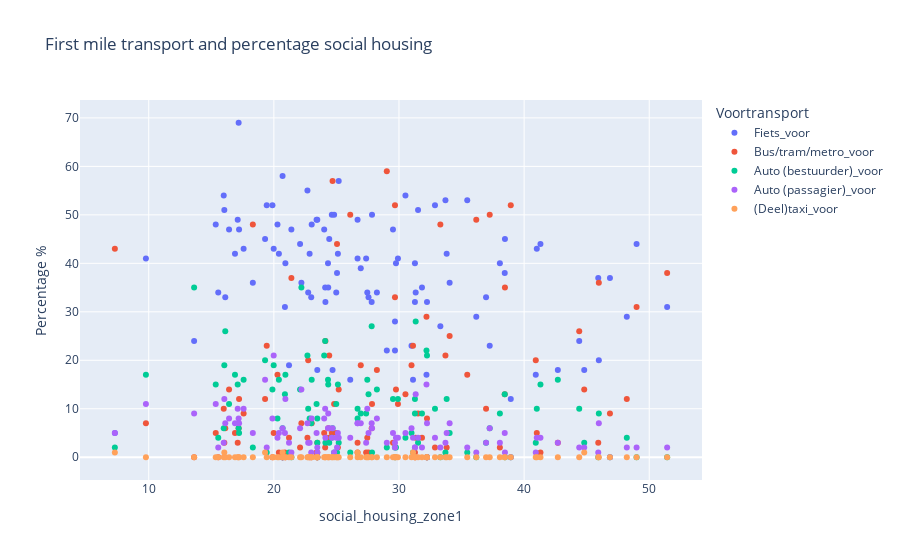

The code cell stored with this chart in its notebook:
### Code cell
df_melted = stations_merged.melt(
    id_vars=['social_housing_zone1', 'Station_Naam'],
    value_vars=['Fiets_voor', 'Bus/tram/metro_voor', 'Auto (bestuurder)_voor', 'Auto (passagier)_voor', '(Deel)taxi_voor'], 
    var_name='Voortransport', 
    value_name='Percentage %'
)

fig = px.scatter(df_melted, x='social_housing_zone1', y='Percentage %', title='First mile transport and percentage social housing', color='Voortransport', hover_data=['Station_Naam'])
fig.show()

### Figure 1 — Plotly figure (JSON) as saved in the notebook; plotly's stock layout.template omitted (floating-point values rounded to 4 significant figures)
{"data": [{"customdata": [["alkmaar"], ["alkmaar-noord"], ["alphen-aan-den-rijn"], ["amsterdam-amstel"], ["amsterdam-centraal"], ["amsterdam-zuid"], ["anna-paulowna"], ["barendrecht"], ["beverwijk"], ["amsterdam-bijlmer-arena"], ["rotterdam-blaak"], ["bloemendaal"], ["bodegraven"], ["boskoop"], ["bovenkarspel-flora"], ["bovenkarspel-grootebroek"], ["bussum-zuid"], ["castricum"], ["de-vink"], ["delft"], ["delft-campus"], ["den-haag-centraal"], ["den-helder"], ["diemen"], ["diemen-zuid"], ["den-haag-hs"], ["den-helder-zuid"], ["dordrecht-zuid"], ["dordrecht"], ["driehuis"], ["duivendrecht"], ["enkhuizen"], ["gouda"], ["gouda-goverwelle"], ["haarlem"], ["halfweg-zwanenburg"], ["heemskerk"], ["heemstede-aerdenhout"], ["heerhugowaard"], ["heiloo"], ["hillegom"], ["hilversum"], ["hollandsche-rading"], ["amsterdam-holendrecht"], ["hoofddorp"], ["hoogkarspel"], ["hoorn"], ["hoorn-kersenboogerd"], ["zaandam-kogerveld"], ["koog-aan-de-zaan"], ["krommenie-assendelft"], ["den-haag-laan-van-noi"], ["lansingerland-zoetermeer"], ["leiden-centraal"], ["leiden-lammenschans"], ["amsterdam-lelylaan"], ["rotterdam-lombardijen"], ["den-haag-mariahoeve"], ["hilversum-media-park"], ["den-haag-moerwijk"], ["amsterdam-muiderpoort"], ["naarden-bussum"], ["nieuwerkerk-a-d-ijssel"], ["nieuw-vennep"], ["obdam"], ["overveen"], ["purmerend-overwhere"], ["purmerend"], ["amsterdam-rai"], ["rijswijk"], ["rotterdam-alexander"], ["rotterdam-centraal"], ["rotterdam-noord"], ["rotterdam-zuid"], ["santpoort-noord"], ["santpoort-zuid"], ["sassenheim"], ["schagen"], ["schiedam-centrum"], ["schiphol-airport"], ["capelle-schollevaar"], ["amsterdam-science-park"], ["amsterdam-sloterdijk"], ["boskoop-snijdelwijk"], ["haarlem-spaarnwoude"], ["hilversum-sportpark"], ["waddinxveen-triangel"], ["uitgeest"], ["voorburg"], ["voorhout"], ["voorschoten"], ["waddinxveen-noord"], ["waddinxveen"], ["weesp"], ["purmerend-weidevenne"], ["wormerveer"], ["den-haag-ypenburg"], ["zaandam"], ["zaandijk-zaanse-schans"], ["zandvoort-aan-zee"], ["zoetermeer"], ["zoetermeer-oost"], ["zwijndrecht"]], "hovertemplate": "Voortransport=Fiets_voor<br>social_housing_zone1=%{x}<br>Percentage %=%{y}<br>Station_Naam=%{customdata[0]}<extra></extra>", "legendgroup": "Fiets_voor", "marker": {"color": "#636efa", "symbol": "circle"}, "mode": "markers", "name": "Fiets_voor", "orientation": "h", "showlegend": true, "type": "scatter", "x": [24.43, 24.02, 20.29, 38.47, 36.18, 21.4, 19.99, 31.33, 30.52, 26.1, 38.93, 15.56, 20.4, 20.7, 26.69, 26.69, 24.1, 15.35, 27.38, 35.46, 41.31, 29.68, 31.0, 36.96, 40.93, 51.43, 32.2, 31.84, 34.05, 16.12, 29.03, 24.63, 25.18, 23.41, 19.43, 20.92, 38.06, 17.19, 16.04, 19.89, 22.68, 27.85, 13.63, 31.12, 18.32, 17.11, 26.94, 22.1, 38.45, 31.27, 29.52, 29.68, 32.24, 33.71, 31.52, 48.99, 45.97, 24.35, 24.99, 44.4, 46.86, 17.22, 33.81, 22.2, 9.775, 22.99, 41.01, 29.92, 24.82, 24.12, 37.25, 33.31, 48.21, 44.8, 27.56, 22.86, 19.3, 16.89, 24.69, 7.292, 42.7, 45.92, 25.05, 20.7, 27.82, 22.74, 23.47, 17.58, 15.99, 24.33, 25.12, 23.47, 23.47, 27.47, 20.88, 32.88, 16.42, 29.76, 31.27, 21.21, 28.24, 32.24, 23.02], "xaxis": "x", "y": [45, 47, 48, 45, 29, 47, 43, 34, 54, 16, 12, 34, 42, 58, 41, 49, 35, 48, 41, 53, 44, 22, 23, 33, 17, 31, 17, 35, 36, 33, 22, 50, 57, 49, 52, 40, 40, 69, 51, 52, 55, 50, 24, 16, 36, 49, 39, 44, 38, 40, 47, 28, 0, 53, 51, 44, 20, 35, 34, 24, 37, 47, 42, 36, 41, 33, 43, 41, 50, 32, 23, 27, 29, 18, 33, 42, 45, 42, 18, 5, 18, 37, 38, 0, 32, 34, 0, 43, 54, 40, 42, 18, 49, 34, 31, 52, 47, 40, 32, 19, 34, 32, 48], "yaxis": "y"}, {"customdata": [["alkmaar"], ["alkmaar-noord"], ["alphen-aan-den-rijn"], ["amsterdam-amstel"], ["amsterdam-centraal"], ["amsterdam-zuid"], ["anna-paulowna"], ["barendrecht"], ["beverwijk"], ["amsterdam-bijlmer-arena"], ["rotterdam-blaak"], ["bloemendaal"], ["bodegraven"], ["boskoop"], ["bovenkarspel-flora"], ["bovenkarspel-grootebroek"], ["bussum-zuid"], ["castricum"], ["de-vink"], ["delft"], ["delft-campus"], ["den-haag-centraal"], ["den-helder"], ["diemen"], ["diemen-zuid"], ["den-haag-hs"], ["den-helder-zuid"], ["dordrecht-zuid"], ["dordrecht"], ["driehuis"], ["duivendrecht"], ["enkhuizen"], ["gouda"], ["gouda-goverwelle"], ["haarlem"], ["halfweg-zwanenburg"], ["heemskerk"], ["heemstede-aerdenhout"], ["heerhugowaard"], ["heiloo"], ["hillegom"], ["hilversum"], ["hollandsche-rading"], ["amsterdam-holendrecht"], ["hoofddorp"], ["hoogkarspel"], ["hoorn"], ["hoorn-kersenboogerd"], ["zaandam-kogerveld"], ["koog-aan-de-zaan"], ["krommenie-assendelft"], ["den-haag-laan-van-noi"], ["lansingerland-zoetermeer"], ["leiden-centraal"], ["leiden-lammenschans"], ["amsterdam-lelylaan"], ["rotterdam-lombardijen"], ["den-haag-mariahoeve"], ["hilversum-media-park"], ["den-haag-moerwijk"], ["amsterdam-muiderpoort"], ["naarden-bussum"], ["nieuwerkerk-a-d-ijssel"], ["nieuw-vennep"], ["obdam"], ["overveen"], ["purmerend-overwhere"], ["purmerend"], ["amsterdam-rai"], ["rijswijk"], ["rotterdam-alexander"], ["rotterdam-centraal"], ["rotterdam-noord"], ["rotterdam-zuid"], ["santpoort-noord"], ["santpoort-zuid"], ["sassenheim"], ["schagen"], ["schiedam-centrum"], ["schiphol-airport"], ["capelle-schollevaar"], ["amsterdam-science-park"], ["amsterdam-sloterdijk"], ["boskoop-snijdelwijk"], ["haarlem-spaarnwoude"], ["hilversum-sportpark"], ["waddinxveen-triangel"], ["uitgeest"], ["voorburg"], ["voorhout"], ["voorschoten"], ["waddinxveen-noord"], ["waddinxveen"], ["weesp"], ["purmerend-weidevenne"], ["wormerveer"], ["den-haag-ypenburg"], ["zaandam"], ["zaandijk-zaanse-schans"], ["zandvoort-aan-zee"], ["zoetermeer"], ["zoetermeer-oost"], ["zwijndrecht"]], "hovertemplate": "Voortransport=Bus/tram/metro_voor<br>social_housing_zone1=%{x}<br>Percentage %=%{y}<br>Station_Naam=%{customdata[0]}<extra></extra>", "legendgroup": "Bus/tram/metro_voor", "marker": {"color": "#EF553B", "symbol": "circle"}, "mode": "markers", "name": "Bus/tram/metro_voor", "orientation": "h", "showlegend": true, "type": "scatter", "x": [24.43, 24.02, 20.29, 38.47, 36.18, 21.4, 19.99, 31.33, 30.52, 26.1, 38.93, 15.56, 20.4, 20.7, 26.69, 26.69, 24.1, 15.35, 27.38, 35.46, 41.31, 29.68, 31.0, 36.96, 40.93, 51.43, 32.2, 31.84, 34.05, 16.12, 29.03, 24.63, 25.18, 23.41, 19.43, 20.92, 38.06, 17.19, 16.04, 19.89, 22.68, 27.85, 13.63, 31.12, 18.32, 17.11, 26.94, 22.1, 38.45, 31.27, 29.52, 29.68, 32.24, 33.71, 31.52, 48.99, 45.97, 24.35, 24.99, 44.4, 46.86, 17.22, 33.81, 22.2, 9.775, 22.99, 41.01, 29.92, 24.82, 24.12, 37.25, 33.31, 48.21, 44.8, 27.56, 22.86, 19.3, 16.89, 24.69, 7.292, 42.7, 45.92, 25.05, 20.7, 27.82, 22.74, 23.47, 17.58, 15.99, 24.33, 25.12, 23.47, 23.47, 27.47, 20.88, 32.88, 16.42, 29.76, 31.27, 21.21, 28.24, 32.24, 23.02], "xaxis": "x", "y": ["21%", "5%", "17%", "35%", "49%", "37%", "5%", "4%", "13%", "50%", "52%", "0%", "1%", "0%", "1%", "3%", "2%", "5%", "1%", "17%", "1%", "52%", "19%", "10%", "20%", "38%", "29%", "4%", "25%", "6%", "59%", "5%", "14%", "1%", "23%", "0%", "2%", "6%", "3%", "0%", "4%", "11%", "0%", "23%", "48%", "3%", "19%", "2%", "13%", "0%", "3%", "33%", "0%", "21%", "9%", "31%", "36%", "6%", "5%", "26%", "9%", "12%", "2%", "7%", "7%", "0%", "5%", "11%", "11%", "24%", "50%", "48%", "12%", "14%", "1%", "0%", "12%", "5%", "57%", "43%", "3%", "3%", "44%", "0%", "6%", "20%", "0%", "9%", "10%", "4%", "2%", "3%", "1%", "4%", "1%", "2%", "14%", "14%", "1%", "4%", "18%", "8%", "7%"], "yaxis": "y"}, {"customdata": [["alkmaar"], ["alkmaar-noord"], ["alphen-aan-den-rijn"], ["amsterdam-amstel"], ["amsterdam-centraal"], ["amsterdam-zuid"], ["anna-paulowna"], ["barendrecht"], ["beverwijk"], ["amsterdam-bijlmer-arena"], ["rotterdam-blaak"], ["bloemendaal"], ["bodegraven"], ["boskoop"], ["bovenkarspel-flora"], ["bovenkarspel-grootebroek"], ["bussum-zuid"], ["castricum"], ["de-vink"], ["delft"], ["delft-campus"], ["den-haag-centraal"], ["den-helder"], ["diemen"], ["diemen-zuid"], ["den-haag-hs"], ["den-helder-zuid"], ["dordrecht-zuid"], ["dordrecht"], ["driehuis"], ["duivendrecht"], ["enkhuizen"], ["gouda"], ["gouda-goverwelle"], ["haarlem"], ["halfweg-zwanenburg"], ["heemskerk"], ["heemstede-aerdenhout"], ["heerhugowaard"], ["heiloo"], ["hillegom"], ["hilversum"], ["hollandsche-rading"], ["amsterdam-holendrecht"], ["hoofddorp"], ["hoogkarspel"], ["hoorn"], ["hoorn-kersenboogerd"], ["zaandam-kogerveld"], ["koog-aan-de-zaan"], ["krommenie-assendelft"], ["den-haag-laan-van-noi"], ["lansingerland-zoetermeer"], ["leiden-centraal"], ["leiden-lammenschans"], ["amsterdam-lelylaan"], ["rotterdam-lombardijen"], ["den-haag-mariahoeve"], ["hilversum-media-park"], ["den-haag-moerwijk"], ["amsterdam-muiderpoort"], ["naarden-bussum"], ["nieuwerkerk-a-d-ijssel"], ["nieuw-vennep"], ["obdam"], ["overveen"], ["purmerend-overwhere"], ["purmerend"], ["amsterdam-rai"], ["rijswijk"], ["rotterdam-alexander"], ["rotterdam-centraal"], ["rotterdam-noord"], ["rotterdam-zuid"], ["santpoort-noord"], ["santpoort-zuid"], ["sassenheim"], ["schagen"], ["schiedam-centrum"], ["schiphol-airport"], ["capelle-schollevaar"], ["amsterdam-science-park"], ["amsterdam-sloterdijk"], ["boskoop-snijdelwijk"], ["haarlem-spaarnwoude"], ["hilversum-sportpark"], ["waddinxveen-triangel"], ["uitgeest"], ["voorburg"], ["voorhout"], ["voorschoten"], ["waddinxveen-noord"], ["waddinxveen"], ["weesp"], ["purmerend-weidevenne"], ["wormerveer"], ["den-haag-ypenburg"], ["zaandam"], ["zaandijk-zaanse-schans"], ["zandvoort-aan-zee"], ["zoetermeer"], ["zoetermeer-oost"], ["zwijndrecht"]], "hovertemplate": "Voortransport=Auto (bestuurder)_voor<br>social_housing_zone1=%{x}<br>Percentage %=%{y}<br>Station_Naam=%{customdata[0]}<extra></extra>", "legendgroup": "Auto (bestuurder)_voor", "marker": {"color": "#00cc96", "symbol": "circle"}, "mode": "markers", "name": "Auto (bestuurder)_voor", "orientation": "h", "showlegend": true, "type": "scatter", "x": [24.43, 24.02, 20.29, 38.47, 36.18, 21.4, 19.99, 31.33, 30.52, 26.1, 38.93, 15.56, 20.4, 20.7, 26.69, 26.69, 24.1, 15.35, 27.38, 35.46, 41.31, 29.68, 31.0, 36.96, 40.93, 51.43, 32.2, 31.84, 34.05, 16.12, 29.03, 24.63, 25.18, 23.41, 19.43, 20.92, 38.06, 17.19, 16.04, 19.89, 22.68, 27.85, 13.63, 31.12, 18.32, 17.11, 26.94, 22.1, 38.45, 31.27, 29.52, 29.68, 32.24, 33.71, 31.52, 48.99, 45.97, 24.35, 24.99, 44.4, 46.86, 17.22, 33.81, 22.2, 9.775, 22.99, 41.01, 29.92, 24.82, 24.12, 37.25, 33.31, 48.21, 44.8, 27.56, 22.86, 19.3, 16.89, 24.69, 7.292, 42.7, 45.92, 25.05, 20.7, 27.82, 22.74, 23.47, 17.58, 15.99, 24.33, 25.12, 23.47, 23.47, 27.47, 20.88, 32.88, 16.42, 29.76, 31.27, 21.21, 28.24, 32.24, 23.02], "xaxis": "x", "y": ["3%", "21%", "8%", "0%", "0%", "0%", "19%", "28%", "4%", "1%", "0%", "4%", "16%", "6%", "8%", "10%", "24%", "15%", "9%", "1%", "15%", "0%", "5%", "3%", "3%", "0%", "22%", "9%", "5%", "26%", "2%", "4%", "3%", "11%", "1%", "17%", "9%", "6%", "19%", "14%", "21%", "1%", "35%", "1%", "2%", "15%", "9%", "14%", "13%", "12%", "12%", "2%", "0%", "1%", "3%", "0%", "9%", "15%", "11%", "10%", "0%", "5%", "12%", "35%", "17%", "7%", "10%", "12%", "1%", "3%", "6%", "0%", "4%", "3%", "13%", "8%", "20%", "17%", "6%", "2%", "16%", "0%", "1%", "0%", "27%", "10%", "0%", "16%", "6%", "16%", "15%", "3%", "8%", "16%", "13%", "10%", "11%", "2%", "9%", "1%", "14%", "21%", "16%"], "yaxis": "y"}, {"customdata": [["alkmaar"], ["alkmaar-noord"], ["alphen-aan-den-rijn"], ["amsterdam-amstel"], ["amsterdam-centraal"], ["amsterdam-zuid"], ["anna-paulowna"], ["barendrecht"], ["beverwijk"], ["amsterdam-bijlmer-arena"], ["rotterdam-blaak"], ["bloemendaal"], ["bodegraven"], ["boskoop"], ["bovenkarspel-flora"], ["bovenkarspel-grootebroek"], ["bussum-zuid"], ["castricum"], ["de-vink"], ["delft"], ["delft-campus"], ["den-haag-centraal"], ["den-helder"], ["diemen"], ["diemen-zuid"], ["den-haag-hs"], ["den-helder-zuid"], ["dordrecht-zuid"], ["dordrecht"], ["driehuis"], ["duivendrecht"], ["enkhuizen"], ["gouda"], ["gouda-goverwelle"], ["haarlem"], ["halfweg-zwanenburg"], ["heemskerk"], ["heemstede-aerdenhout"], ["heerhugowaard"], ["heiloo"], ["hillegom"], ["hilversum"], ["hollandsche-rading"], ["amsterdam-holendrecht"], ["hoofddorp"], ["hoogkarspel"], ["hoorn"], ["hoorn-kersenboogerd"], ["zaandam-kogerveld"], ["koog-aan-de-zaan"], ["krommenie-assendelft"], ["den-haag-laan-van-noi"], ["lansingerland-zoetermeer"], ["leiden-centraal"], ["leiden-lammenschans"], ["amsterdam-lelylaan"], ["rotterdam-lombardijen"], ["den-haag-mariahoeve"], ["hilversum-media-park"], ["den-haag-moerwijk"], ["amsterdam-muiderpoort"], ["naarden-bussum"], ["nieuwerkerk-a-d-ijssel"], ["nieuw-vennep"], ["obdam"], ["overveen"], ["purmerend-overwhere"], ["purmerend"], ["amsterdam-rai"], ["rijswijk"], ["rotterdam-alexander"], ["rotterdam-centraal"], ["rotterdam-noord"], ["rotterdam-zuid"], ["santpoort-noord"], ["santpoort-zuid"], ["sassenheim"], ["schagen"], ["schiedam-centrum"], ["schiphol-airport"], ["capelle-schollevaar"], ["amsterdam-science-park"], ["amsterdam-sloterdijk"], ["boskoop-snijdelwijk"], ["haarlem-spaarnwoude"], ["hilversum-sportpark"], ["waddinxveen-triangel"], ["uitgeest"], ["voorburg"], ["voorhout"], ["voorschoten"], ["waddinxveen-noord"], ["waddinxveen"], ["weesp"], ["purmerend-weidevenne"], ["wormerveer"], ["den-haag-ypenburg"], ["zaandam"], ["zaandijk-zaanse-schans"], ["zandvoort-aan-zee"], ["zoetermeer"], ["zoetermeer-oost"], ["zwijndrecht"]], "hovertemplate": "Voortransport=Auto (passagier)_voor<br>social_housing_zone1=%{x}<br>Percentage %=%{y}<br>Station_Naam=%{customdata[0]}<extra></extra>", "legendgroup": "Auto (passagier)_voor", "marker": {"color": "#ab63fa", "symbol": "circle"}, "mode": "markers", "name": "Auto (passagier)_voor", "orientation": "h", "showlegend": true, "type": "scatter", "x": [24.43, 24.02, 20.29, 38.47, 36.18, 21.4, 19.99, 31.33, 30.52, 26.1, 38.93, 15.56, 20.4, 20.7, 26.69, 26.69, 24.1, 15.35, 27.38, 35.46, 41.31, 29.68, 31.0, 36.96, 40.93, 51.43, 32.2, 31.84, 34.05, 16.12, 29.03, 24.63, 25.18, 23.41, 19.43, 20.92, 38.06, 17.19, 16.04, 19.89, 22.68, 27.85, 13.63, 31.12, 18.32, 17.11, 26.94, 22.1, 38.45, 31.27, 29.52, 29.68, 32.24, 33.71, 31.52, 48.99, 45.97, 24.35, 24.99, 44.4, 46.86, 17.22, 33.81, 22.2, 9.775, 22.99, 41.01, 29.92, 24.82, 24.12, 37.25, 33.31, 48.21, 44.8, 27.56, 22.86, 19.3, 16.89, 24.69, 7.292, 42.7, 45.92, 25.05, 20.7, 27.82, 22.74, 23.47, 17.58, 15.99, 24.33, 25.12, 23.47, 23.47, 27.47, 20.88, 32.88, 16.42, 29.76, 31.27, 21.21, 28.24, 32.24, 23.02], "xaxis": "x", "y": ["6%", "8%", "4%", "1%", "1%", "1%", "21%", "13%", "5%", "4%", "0%", "2%", "5%", "6%", "7%", "7%", "10%", "11%", "3%", "2%", "4%", "2%", "6%", "3%", "1%", "2%", "15%", "2%", "7%", "7%", "3%", "4%", "4%", "5%", "2%", "12%", "3%", "8%", "12%", "8%", "7%", "6%", "9%", "4%", "5%", "10%", "7%", "6%", "5%", "2%", "5%", "3%", "0%", "3%", "4%", "2%", "7%", "9%", "4%", "2%", "0%", "7%", "5%", "14%", "11%", "1%", "4%", "4%", "1%", "4%", "6%", "2%", "2%", "2%", "5%", "3%", "16%", "7%", "6%", "5%", "3%", "1%", "2%", "0%", "7%", "3%", "0%", "10%", "3%", "6%", "5%", "1%", "2%", "10%", "5%", "4%", "8%", "4%", "2%", "3%", "8%", "7%", "8%"], "yaxis": "y"}, {"customdata": [["alkmaar"], ["alkmaar-noord"], ["alphen-aan-den-rijn"], ["amsterdam-amstel"], ["amsterdam-centraal"], ["amsterdam-zuid"], ["anna-paulowna"], ["barendrecht"], ["beverwijk"], ["amsterdam-bijlmer-arena"], ["rotterdam-blaak"], ["bloemendaal"], ["bodegraven"], ["boskoop"], ["bovenkarspel-flora"], ["bovenkarspel-grootebroek"], ["bussum-zuid"], ["castricum"], ["de-vink"], ["delft"], ["delft-campus"], ["den-haag-centraal"], ["den-helder"], ["diemen"], ["diemen-zuid"], ["den-haag-hs"], ["den-helder-zuid"], ["dordrecht-zuid"], ["dordrecht"], ["driehuis"], ["duivendrecht"], ["enkhuizen"], ["gouda"], ["gouda-goverwelle"], ["haarlem"], ["halfweg-zwanenburg"], ["heemskerk"], ["heemstede-aerdenhout"], ["heerhugowaard"], ["heiloo"], ["hillegom"], ["hilversum"], ["hollandsche-rading"], ["amsterdam-holendrecht"], ["hoofddorp"], ["hoogkarspel"], ["hoorn"], ["hoorn-kersenboogerd"], ["zaandam-kogerveld"], ["koog-aan-de-zaan"], ["krommenie-assendelft"], ["den-haag-laan-van-noi"], ["lansingerland-zoetermeer"], ["leiden-centraal"], ["leiden-lammenschans"], ["amsterdam-lelylaan"], ["rotterdam-lombardijen"], ["den-haag-mariahoeve"], ["hilversum-media-park"], ["den-haag-moerwijk"], ["amsterdam-muiderpoort"], ["naarden-bussum"], ["nieuwerkerk-a-d-ijssel"], ["nieuw-vennep"], ["obdam"], ["overveen"], ["purmerend-overwhere"], ["purmerend"], ["amsterdam-rai"], ["rijswijk"], ["rotterdam-alexander"], ["rotterdam-centraal"], ["rotterdam-noord"], ["rotterdam-zuid"], ["santpoort-noord"], ["santpoort-zuid"], ["sassenheim"], ["schagen"], ["schiedam-centrum"], ["schiphol-airport"], ["capelle-schollevaar"], ["amsterdam-science-park"], ["amsterdam-sloterdijk"], ["boskoop-snijdelwijk"], ["haarlem-spaarnwoude"], ["hilversum-sportpark"], ["waddinxveen-triangel"], ["uitgeest"], ["voorburg"], ["voorhout"], ["voorschoten"], ["waddinxveen-noord"], ["waddinxveen"], ["weesp"], ["purmerend-weidevenne"], ["wormerveer"], ["den-haag-ypenburg"], ["zaandam"], ["zaandijk-zaanse-schans"], ["zandvoort-aan-zee"], ["zoetermeer"], ["zoetermeer-oost"], ["zwijndrecht"]], "hovertemplate": "Voortransport=(Deel)taxi_voor<br>social_housing_zone1=%{x}<br>Percentage %=%{y}<br>Station_Naam=%{customdata[0]}<extra></extra>", "legendgroup": "(Deel)taxi_voor", "marker": {"color": "#FFA15A", "symbol": "circle"}, "mode": "markers", "name": "(Deel)taxi_voor", "orientation": "h", "showlegend": true, "type": "scatter", "x": [24.43, 24.02, 20.29, 38.47, 36.18, 21.4, 19.99, 31.33, 30.52, 26.1, 38.93, 15.56, 20.4, 20.7, 26.69, 26.69, 24.1, 15.35, 27.38, 35.46, 41.31, 29.68, 31.0, 36.96, 40.93, 51.43, 32.2, 31.84, 34.05, 16.12, 29.03, 24.63, 25.18, 23.41, 19.43, 20.92, 38.06, 17.19, 16.04, 19.89, 22.68, 27.85, 13.63, 31.12, 18.32, 17.11, 26.94, 22.1, 38.45, 31.27, 29.52, 29.68, 32.24, 33.71, 31.52, 48.99, 45.97, 24.35, 24.99, 44.4, 46.86, 17.22, 33.81, 22.2, 9.775, 22.99, 41.01, 29.92, 24.82, 24.12, 37.25, 33.31, 48.21, 44.8, 27.56, 22.86, 19.3, 16.89, 24.69, 7.292, 42.7, 45.92, 25.05, 20.7, 27.82, 22.74, 23.47, 17.58, 15.99, 24.33, 25.12, 23.47, 23.47, 27.47, 20.88, 32.88, 16.42, 29.76, 31.27, 21.21, 28.24, 32.24, 23.02], "xaxis": "x", "y": ["0%", "0%", "0%", "0%", "0%", "0%", "0%", "0%", "0%", "0%", "0%", "0%", "0%", "1%", "0%", "1%", "0%", "0%", "0%", "0%", "0%", "0%", "0%", "0%", "0%", "0%", "0%", "0%", "0%", "0%", "0%", "0%", "0%", "0%", "0%", "0%", "0%", "0%", "1%", "0%", "0%", "0%", "0%", "1%", "0%", "0%", "0%", "0%", "0%", "0%", "0%", "0%", "0%", "0%", "0%", "0%", "0%", "0%", "0%", "0%", "0%", "0%", "0%", "0%", "0%", "0%", "0%", "0%", "0%", "0%", "0%", "0%", "0%", "1%", "0%", "0%", "1%", "0%", "0%", "1%", "0%", "0%", "0%", "0%", "0%", "0%", "0%", "0%", "0%", "0%", "0%", "0%", "0%", "0%", "0%", "0%", "0%", "0%", "0%", "0%", "0%", "0%", "0%"], "yaxis": "y"}], "layout": {"legend": {"title": {"text": "Voortransport"}, "tracegroupgap": 0}, "title": {"text": "First mile transport and percentage social housing"}, "xaxis": {"anchor": "y", "domain": [0, 1], "title": {"text": "social_housing_zone1"}}, "yaxis": {"anchor": "x", "domain": [0, 1], "title": {"text": "Percentage %"}}}}
